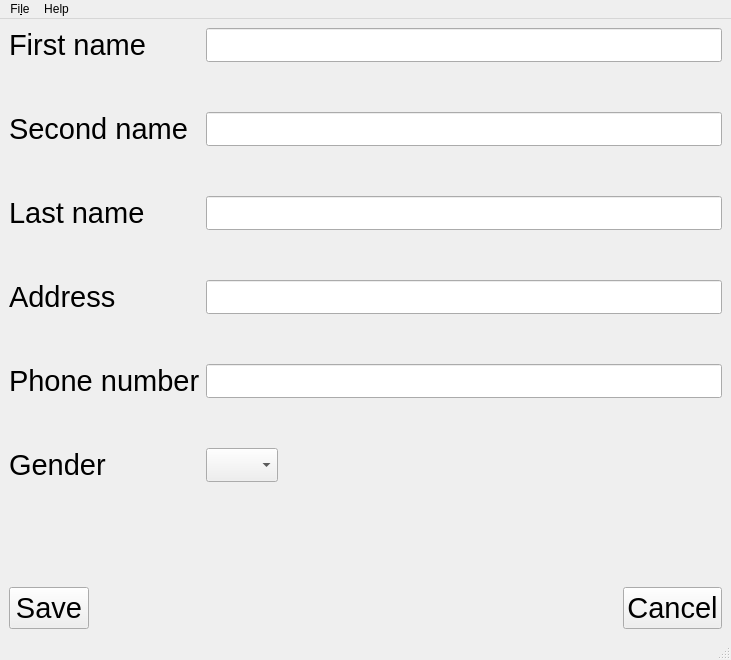
<?xml version="1.0" encoding="UTF-8"?>
<ui version="4.0">
 <class>createEmployeeWindow</class>
 <widget class="QMainWindow" name="createEmployeeWindow">
  <property name="geometry">
   <rect>
    <x>0</x>
    <y>0</y>
    <width>731</width>
    <height>660</height>
   </rect>
  </property>
  <property name="sizePolicy">
   <sizepolicy hsizetype="Preferred" vsizetype="Expanding">
    <horstretch>0</horstretch>
    <verstretch>0</verstretch>
   </sizepolicy>
  </property>
  <property name="windowTitle">
   <string>MainWindow</string>
  </property>
  <widget class="QWidget" name="centralwidget">
   <layout class="QVBoxLayout" name="verticalLayout">
    <item>
     <layout class="QFormLayout" name="formLayout_2">
      <property name="sizeConstraint">
       <enum>QLayout::SetMaximumSize</enum>
      </property>
      <property name="fieldGrowthPolicy">
       <enum>QFormLayout::ExpandingFieldsGrow</enum>
      </property>
      <property name="labelAlignment">
       <set>Qt::AlignLeading|Qt::AlignLeft|Qt::AlignVCenter</set>
      </property>
      <property name="verticalSpacing">
       <number>50</number>
      </property>
      <item row="0" column="0">
       <widget class="QLabel" name="firstNameLabel">
        <property name="sizePolicy">
         <sizepolicy hsizetype="Preferred" vsizetype="Expanding">
          <horstretch>0</horstretch>
          <verstretch>0</verstretch>
         </sizepolicy>
        </property>
        <property name="font">
         <font>
          <pointsize>22</pointsize>
         </font>
        </property>
        <property name="text">
         <string>First name</string>
        </property>
       </widget>
      </item>
      <item row="0" column="1">
       <widget class="QLineEdit" name="firstNameLineEdit">
        <property name="sizePolicy">
         <sizepolicy hsizetype="Expanding" vsizetype="Expanding">
          <horstretch>0</horstretch>
          <verstretch>0</verstretch>
         </sizepolicy>
        </property>
       </widget>
      </item>
      <item row="1" column="0">
       <widget class="QLabel" name="secondNameLabel">
        <property name="sizePolicy">
         <sizepolicy hsizetype="Preferred" vsizetype="Expanding">
          <horstretch>0</horstretch>
          <verstretch>0</verstretch>
         </sizepolicy>
        </property>
        <property name="font">
         <font>
          <pointsize>22</pointsize>
         </font>
        </property>
        <property name="text">
         <string>Second name</string>
        </property>
       </widget>
      </item>
      <item row="1" column="1">
       <widget class="QLineEdit" name="secondNameLineEdit">
        <property name="sizePolicy">
         <sizepolicy hsizetype="Expanding" vsizetype="Expanding">
          <horstretch>0</horstretch>
          <verstretch>0</verstretch>
         </sizepolicy>
        </property>
       </widget>
      </item>
      <item row="2" column="0">
       <widget class="QLabel" name="lastNameLabel">
        <property name="sizePolicy">
         <sizepolicy hsizetype="Preferred" vsizetype="Expanding">
          <horstretch>0</horstretch>
          <verstretch>0</verstretch>
         </sizepolicy>
        </property>
        <property name="font">
         <font>
          <pointsize>22</pointsize>
         </font>
        </property>
        <property name="text">
         <string>Last name</string>
        </property>
       </widget>
      </item>
      <item row="2" column="1">
       <widget class="QLineEdit" name="lastNameLineEdit">
        <property name="sizePolicy">
         <sizepolicy hsizetype="Expanding" vsizetype="Expanding">
          <horstretch>0</horstretch>
          <verstretch>0</verstretch>
         </sizepolicy>
        </property>
       </widget>
      </item>
      <item row="3" column="0">
       <widget class="QLabel" name="addressLabel">
        <property name="sizePolicy">
         <sizepolicy hsizetype="Preferred" vsizetype="Expanding">
          <horstretch>0</horstretch>
          <verstretch>0</verstretch>
         </sizepolicy>
        </property>
        <property name="font">
         <font>
          <pointsize>22</pointsize>
         </font>
        </property>
        <property name="text">
         <string>Address</string>
        </property>
       </widget>
      </item>
      <item row="3" column="1">
       <widget class="QLineEdit" name="addressLineEdit">
        <property name="sizePolicy">
         <sizepolicy hsizetype="Expanding" vsizetype="Expanding">
          <horstretch>0</horstretch>
          <verstretch>0</verstretch>
         </sizepolicy>
        </property>
       </widget>
      </item>
      <item row="4" column="0">
       <widget class="QLabel" name="phoneNumberLabel">
        <property name="sizePolicy">
         <sizepolicy hsizetype="Preferred" vsizetype="Expanding">
          <horstretch>0</horstretch>
          <verstretch>0</verstretch>
         </sizepolicy>
        </property>
        <property name="font">
         <font>
          <pointsize>22</pointsize>
         </font>
        </property>
        <property name="text">
         <string>Phone number</string>
        </property>
       </widget>
      </item>
      <item row="4" column="1">
       <widget class="QLineEdit" name="phoneNumberLineEdit">
        <property name="sizePolicy">
         <sizepolicy hsizetype="Expanding" vsizetype="Expanding">
          <horstretch>0</horstretch>
          <verstretch>0</verstretch>
         </sizepolicy>
        </property>
       </widget>
      </item>
      <item row="5" column="0">
       <widget class="QLabel" name="genderLabel">
        <property name="sizePolicy">
         <sizepolicy hsizetype="Preferred" vsizetype="Expanding">
          <horstretch>0</horstretch>
          <verstretch>0</verstretch>
         </sizepolicy>
        </property>
        <property name="font">
         <font>
          <pointsize>22</pointsize>
         </font>
        </property>
        <property name="text">
         <string>Gender</string>
        </property>
       </widget>
      </item>
      <item row="5" column="1">
       <widget class="QComboBox" name="genderComboBox">
        <property name="sizePolicy">
         <sizepolicy hsizetype="Preferred" vsizetype="Expanding">
          <horstretch>0</horstretch>
          <verstretch>0</verstretch>
         </sizepolicy>
        </property>
       </widget>
      </item>
     </layout>
    </item>
    <item>
     <spacer name="verticalSpacer">
      <property name="orientation">
       <enum>Qt::Vertical</enum>
      </property>
      <property name="sizeType">
       <enum>QSizePolicy::Expanding</enum>
      </property>
      <property name="sizeHint" stdset="0">
       <size>
        <width>20</width>
        <height>74</height>
       </size>
      </property>
     </spacer>
    </item>
    <item>
     <layout class="QHBoxLayout" name="buttonsHLayout" stretch="1,2,0">
      <property name="sizeConstraint">
       <enum>QLayout::SetMaximumSize</enum>
      </property>
      <item>
       <widget class="QPushButton" name="pushButton">
        <property name="sizePolicy">
         <sizepolicy hsizetype="Maximum" vsizetype="Maximum">
          <horstretch>1</horstretch>
          <verstretch>0</verstretch>
         </sizepolicy>
        </property>
        <property name="font">
         <font>
          <pointsize>22</pointsize>
         </font>
        </property>
        <property name="text">
         <string>Save</string>
        </property>
       </widget>
      </item>
      <item>
       <spacer name="horizontalSpacer">
        <property name="orientation">
         <enum>Qt::Horizontal</enum>
        </property>
        <property name="sizeType">
         <enum>QSizePolicy::Expanding</enum>
        </property>
        <property name="sizeHint" stdset="0">
         <size>
          <width>200</width>
          <height>20</height>
         </size>
        </property>
       </spacer>
      </item>
      <item>
       <widget class="QPushButton" name="pushButton_2">
        <property name="sizePolicy">
         <sizepolicy hsizetype="Maximum" vsizetype="Maximum">
          <horstretch>1</horstretch>
          <verstretch>0</verstretch>
         </sizepolicy>
        </property>
        <property name="font">
         <font>
          <pointsize>22</pointsize>
         </font>
        </property>
        <property name="autoFillBackground">
         <bool>false</bool>
        </property>
        <property name="text">
         <string>Cancel</string>
        </property>
       </widget>
      </item>
     </layout>
    </item>
   </layout>
  </widget>
  <widget class="QMenuBar" name="menubar">
   <property name="geometry">
    <rect>
     <x>0</x>
     <y>0</y>
     <width>731</width>
     <height>29</height>
    </rect>
   </property>
   <widget class="QMenu" name="menuFile">
    <property name="title">
     <string>Fi&amp;le</string>
    </property>
    <addaction name="actionCancel"/>
    <addaction name="actionSettings"/>
   </widget>
   <widget class="QMenu" name="menuHelp">
    <property name="title">
     <string>Help</string>
    </property>
   </widget>
   <addaction name="menuFile"/>
   <addaction name="menuHelp"/>
  </widget>
  <widget class="QStatusBar" name="statusbar"/>
  <action name="actionCancel">
   <property name="text">
    <string>&amp;Cancel</string>
   </property>
  </action>
  <action name="actionSettings">
   <property name="text">
    <string>&amp;Settings</string>
   </property>
  </action>
 </widget>
 <resources/>
 <connections/>
</ui>
